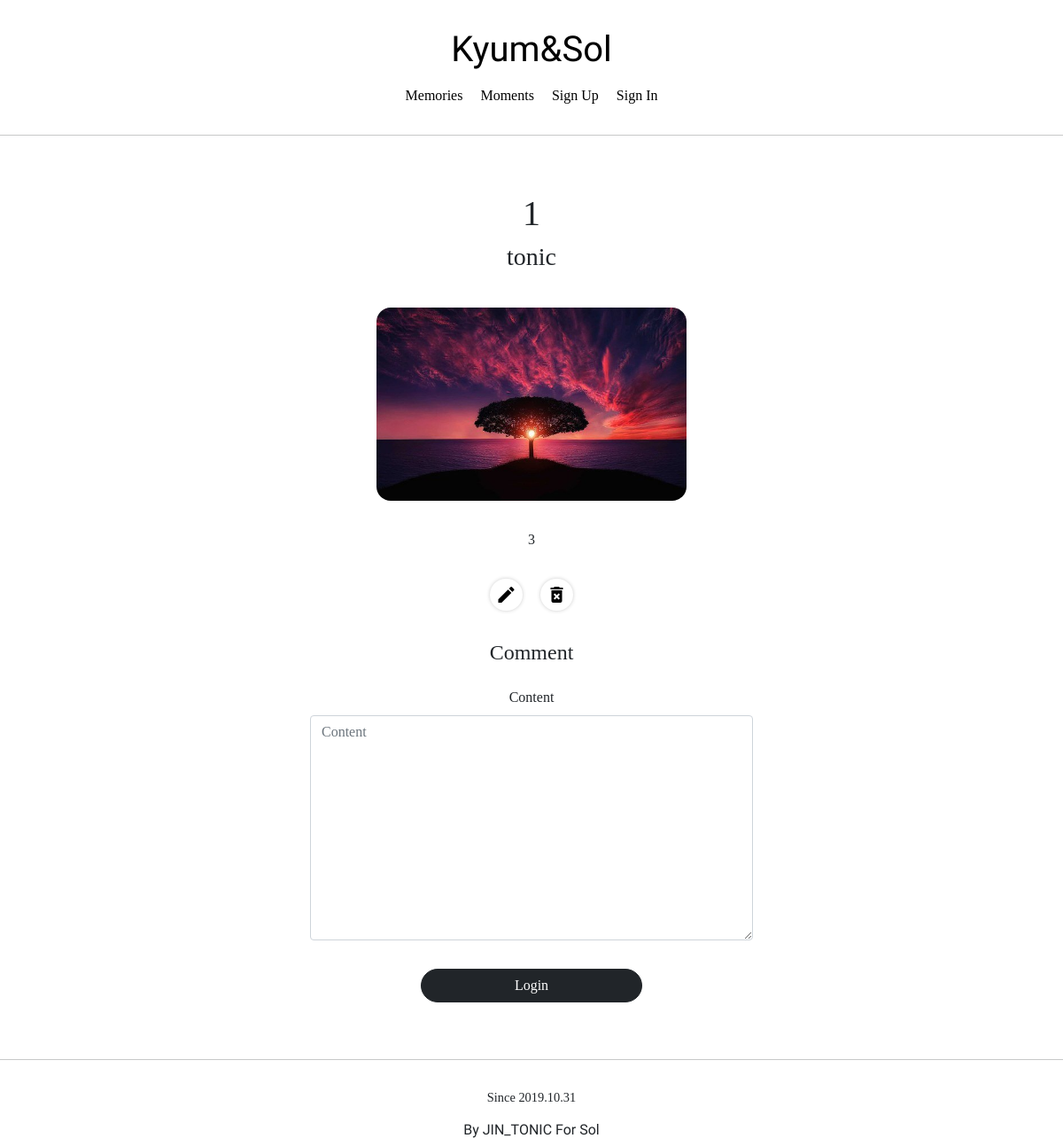
The page /articles/detail/17 on the database its author committed.
### articleapp/models.py (models this page shows)
class Article(models.Model):
    writer = models.ForeignKey(User, on_delete=models.SET_NULL, related_name='article', null=True)
    project = models.ForeignKey(Project, on_delete=models.SET_NULL, related_name='article', null=True)
    title = models.CharField(max_length=200, null=True)
    image = models.ImageField(upload_to='article/', null=False)
    content = models.TextField(null=True)
    created_at = models.DateField(auto_created=True, null=True)

### profileapp/models.py (models this page shows)
class Profile(models.Model):
    user = models.OneToOneField(User, on_delete=models.CASCADE, related_name='profile')
    image = models.ImageField(upload_to='profile/')
    nickname = models.CharField(max_length=20, unique=True, null=True)
    message = models.CharField(max_length=100, null=True)

### articleapp/views.py (the view)
# urls.py: path('detail/<int:pk>', ArticleDetailView.as_view(), name='detail'),
class ArticleDetailView(DetailView, FormMixin):
    model = Article
    form_class = CommentCreationForm
    context_object_name = 'target_article'
    template_name = 'articleapp/detail.html'

### commentapp/forms.py
class CommentCreationForm(ModelForm):
    class Meta:
        model = Comment
        fields = ['content']

### articleapp/templates/articleapp/detail.html (shortened to what this page needs)
{% extends 'base.html' %}
{% block content %}
    <div>
        <div style = 'text-align: center; max-width: 700px; margin: 4rem auto;'>
            <h1>
                {{ target_article.title }}
            </h1>
            <h3>
                {{ target_article.writer.profile.nickname }}
            </h3>
            <img style="width:50%; border-radius: 1rem; margin: 2rem 0;"
                    src="{{ target_article.image.url }}" alt="">
            <div class="text-left">
                {{ target_article.content | safe }}
            </div>
            <div style="margin: 2rem;">
                <a class="material-icons"
                   style="box-shadow: 0 0 4px #ccc; border-radius: 10rem; padding: .4rem; margin-right: 1rem;"
                href="{% url 'articleapp:update' pk=target_article.pk %}">
                </a>
                <a class="material-icons"
                   style="box-shadow: 0 0 4px #ccc; border-radius: 10rem; padding: .4rem;"
                href="{% url 'articleapp:delete' pk=target_article.pk %}">
                </a>
            </div>
                {% include 'commentapp/create.html' with article=target_article %}
        </div>
    </div>
{% endblock %}

### static/base.css (style rules this page uses)
a { color: black; text-decoration: none; }

### rows shown on the page
Article: title "1", writer.profile.nickname "tonic", image (picture), content "3"
